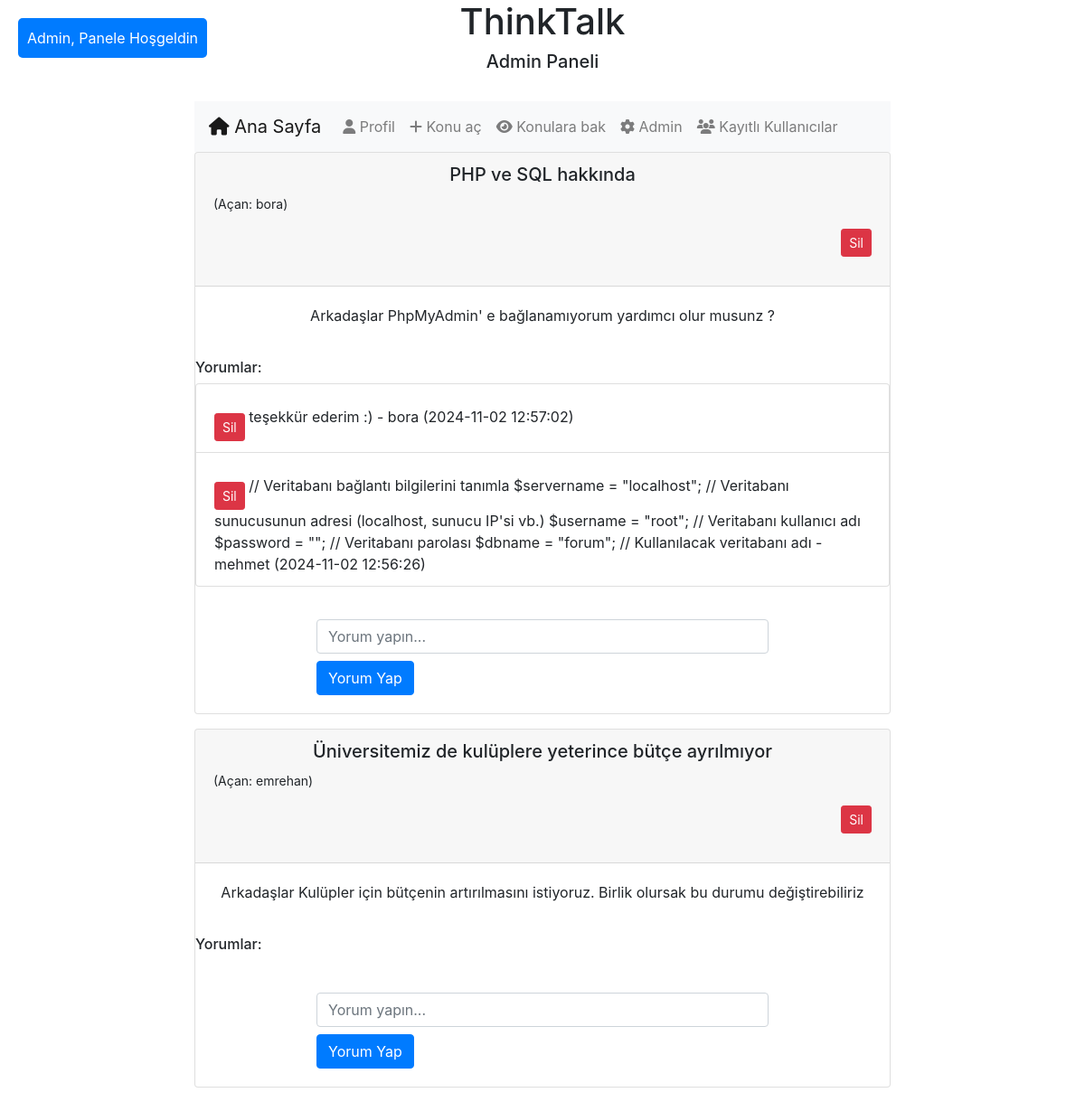
Page /admin.php (signed in) on the committed database.
### tables this page shows
CREATE TABLE `konular` (
  `id` int(11) NOT NULL,
  `baslik` varchar(255) NOT NULL,
  `aciklama` text NOT NULL,
  `kullanici_id` int(11) NOT NULL,
  `created_at` timestamp NOT NULL DEFAULT current_timestamp()
);

CREATE TABLE `kullanicilar` (
  `id` int(11) NOT NULL,
  `kullanici_adi` varchar(50) NOT NULL,
  `email` varchar(100) NOT NULL,
  `parola` varchar(255) NOT NULL,
  `cinsiyet` enum('erkek','kadın') NOT NULL,
  `created_at` timestamp NOT NULL DEFAULT current_timestamp(),
  `yetki` tinyint(1) NOT NULL DEFAULT 0,
  `hakkinda` text DEFAULT NULL
);

CREATE TABLE `yorumlar` (
  `id` int(11) NOT NULL,
  `konu_id` int(11) NOT NULL,
  `yorum` text NOT NULL,
  `kullanici_id` int(11) NOT NULL,
  `created_at` timestamp NOT NULL DEFAULT current_timestamp()
);

### admin.php (the view, shortened to what this page needs)
<?php
include 'db.php';
?>
<!DOCTYPE html>
<html lang="tr-TR">
<head>
    <link rel="stylesheet" href="bootstrap/bootstrap.min.css">
    <link rel="stylesheet" href="style.css">
    <link rel="stylesheet" href="css/all.min.css">
</head>
<body>
    <div class="container">
        <h1>ThinkTalk</h1>
        <h5>Admin Paneli</h5>
        <br>
        <nav class="navbar navbar-expand-lg navbar-light bg-light">
            <a class="navbar-brand" href="anasayfa.php"><i class="fas fa-home"></i> Ana Sayfa</a>
            <div class="collapse navbar-collapse" id="navbarNav">
                <ul class="navbar-nav">
                    <li class="nav-item"><a class="nav-link" href="profil.php"><i class="fas fa-user"></i> Profil</a>
                    </li>
                    <li class="nav-item"><a class="nav-link" href="konuac.php"><i class="fas fa-plus"></i> Konu aç</a>
                    </li>
                    <li class="nav-item"><a class="nav-link" href="konubak.php"><i class="fas fa-eye"></i> Konulara
                            bak</a></li>
                    <li class="nav-item"><a class="nav-link" href="admin.php"><i class="fas fa-cog"></i> Admin</a></li>
                    <li class="nav-item"><a class="nav-link" href="kullanicilar.php"><i class="fas fa-users"></i>
                            Kayıtlı Kullanıcılar</a></li>
                </ul>
            </div>
        </nav>
        <?php
        $konu_stmt = $conn->
            prepare("SELECT k.*, u.kullanici_adi AS konuyu_acan FROM konular k
        JOIN kullanicilar u ON k.kullanici_id = u.id ORDER BY k.created_at DESC");
        $konu_stmt->execute();
        $konu_result = $konu_stmt->get_result();
        while ($konu = $konu_result->fetch_assoc()) {
            echo "<div class='card mb-3'>";
            echo "<div class='card-header'>
                <h5>" . htmlspecialchars($konu['baslik']) . "</h5>
                <small> (Açan: " . htmlspecialchars($konu['konuyu_acan']) . ")</small>
                <form method='POST' action='sil_konu.php' style='display:inline; float:right;'>
                    <input type='hidden' name='konu_id' value='" . $konu['id'] . "'>
                    <button type='submit' class='btn btn-danger btn-sm'>Sil</button>
                </form>
              </div>";
            echo "<div class='card-body'><p>" . htmlspecialchars($konu['aciklama']) . "</p></div>";
            $yorum_stmt = $conn->
                prepare("SELECT y.*, u.kullanici_adi AS yorum_yapan FROM yorumlar y
            JOIN kullanicilar u ON y.kullanici_id = u.id WHERE konu_id = ? ORDER BY y.created_at DESC");
            $yorum_stmt->bind_param("i", $konu['id']);
            $yorum_stmt->execute();
            $yorum_result = $yorum_stmt->get_result();
            echo "<div class='comments'><h6>Yorumlar:</h6><ul class='list-group'>";
            while ($yorum = $yorum_result->fetch_assoc()) {
                echo "<li class='list-group-item'>
                    <form method='POST' action='sil_yorum.php' style='display:inline;'>
                        <input type='hidden' name='yorum_id' value='" . $yorum['id'] . "'>
                        <button type='submit' class='btn btn-danger btn-sm'>Sil</button>
                    </form>
                    " . htmlspecialchars($yorum['yorum']) .
                    " - " . htmlspecialchars($yorum['yorum_yapan']) .
                    " (" . $yorum['created_at'] . ")
                  </li>";
            }
            echo "</ul></div>";
            echo "<div class='mt-3'>
                <form method='POST' action='yorum_yap.php'>
                    <input type='hidden' name='konu_id' value='" . $konu['id'] . "'>
                    <input type='text' class='form-control' name='yorum' placeholder='Yorum yapın...' required>
                    <button type='submit' class='btn btn-primary mt-2'>Yorum Yap</button>
                </form>
              </div>";
            echo "</div>";
        }
        ?>
    </div>
    <div class="div2" id="notification">
        Admin, Panele Hoşgeldin
    </div>
</body>
</html>

### style.css (style rules this page uses)
.div2 { display: none; position: fixed; top: 20px; left: 20px; background-color: #007bff; color: white; padding: 10px; border-radius: 5px; z-index: 1050; }
h1 { display: flex; justify-content: center; }
h5 { display: flex; justify-content: center; }
p { text-align: center; }
button { display: flex; justify-content: flex-end; margin-top: 20px; }
form { max-width: 500px; margin: 20px auto; }
.navbar .navbar-brand { transition: color 0.3s ease; }
.container { max-width: 800px; margin: 0 auto; }
.card { margin-bottom: 20px; }

### rows in the picture
konular: baslik "PHP ve SQL hakkında", kullanicilar.kullanici_adi "bora", aciklama "Arkadaşlar PhpMyAdmin' e bağlanamıyorum yardımcı olur musunz ?"
yorumlar: yorum "teşekkür ederim :)", kullanicilar.kullanici_adi "bora", created_at "2024-11-02 12:57:02"
yorumlar: yorum "// Veritabanı bağlantı bilgilerini tanımla $servername = \"localhost\"; // Veritabanı sunucusunun adresi (localhost, sunucu IP'si vb.) $username = \"root\"; // Veritabanı kullanıcı adı $password = \"\"; // Veritabanı parolası $dbname = \"forum\"; // Kullanılacak veritabanı adı", kullanicilar.kullanici_adi "mehmet", created_at "2024-11-02 12:56:26"
konular: baslik "Üniversitemiz de kulüplere yeterince bütçe ayrılmıyor", kullanicilar.kullanici_adi "emrehan", aciklama "Arkadaşlar Kulüpler için bütçenin artırılmasını istiyoruz. Birlik olursak bu durumu değiştirebiliriz"
